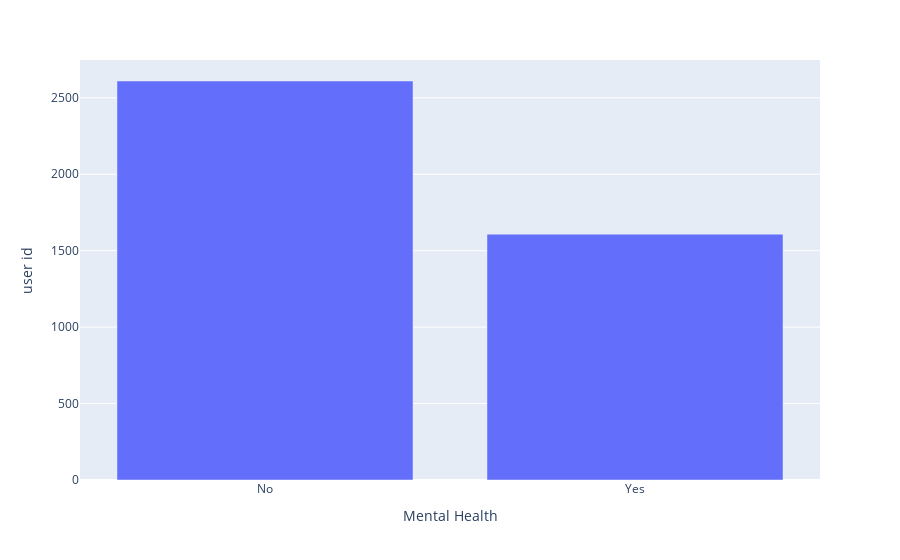

Notebook code for this chart:
### Code cell
fig = px.bar(ever_mental_health_df, x="Mental Health", 
             y="user id")
fig.show()

### Figure 1 — Plotly figure (JSON) as saved in the notebook; plotly's stock layout.template omitted (floating-point values rounded to 4 significant figures)
{"data": [{"alignmentgroup": "True", "hovertemplate": "Mental Health=%{x}<br>user id=%{y}<extra></extra>", "legendgroup": "", "marker": {"color": "#636efa", "pattern": {"shape": ""}}, "name": "", "offsetgroup": "", "orientation": "v", "showlegend": false, "textposition": "auto", "type": "bar", "x": ["No", "Yes"], "xaxis": "x", "y": [2610, 1608], "yaxis": "y"}], "layout": {"autosize": true, "barmode": "relative", "legend": {"tracegroupgap": 0}, "margin": {"t": 60}, "xaxis": {"anchor": "y", "autorange": true, "domain": [0, 1], "range": [-0.5, 1.5], "title": {"text": "Mental Health"}, "type": "category"}, "yaxis": {"anchor": "x", "autorange": true, "domain": [0, 1], "range": [0, 2747.0], "title": {"text": "user id"}, "type": "linear"}}}
